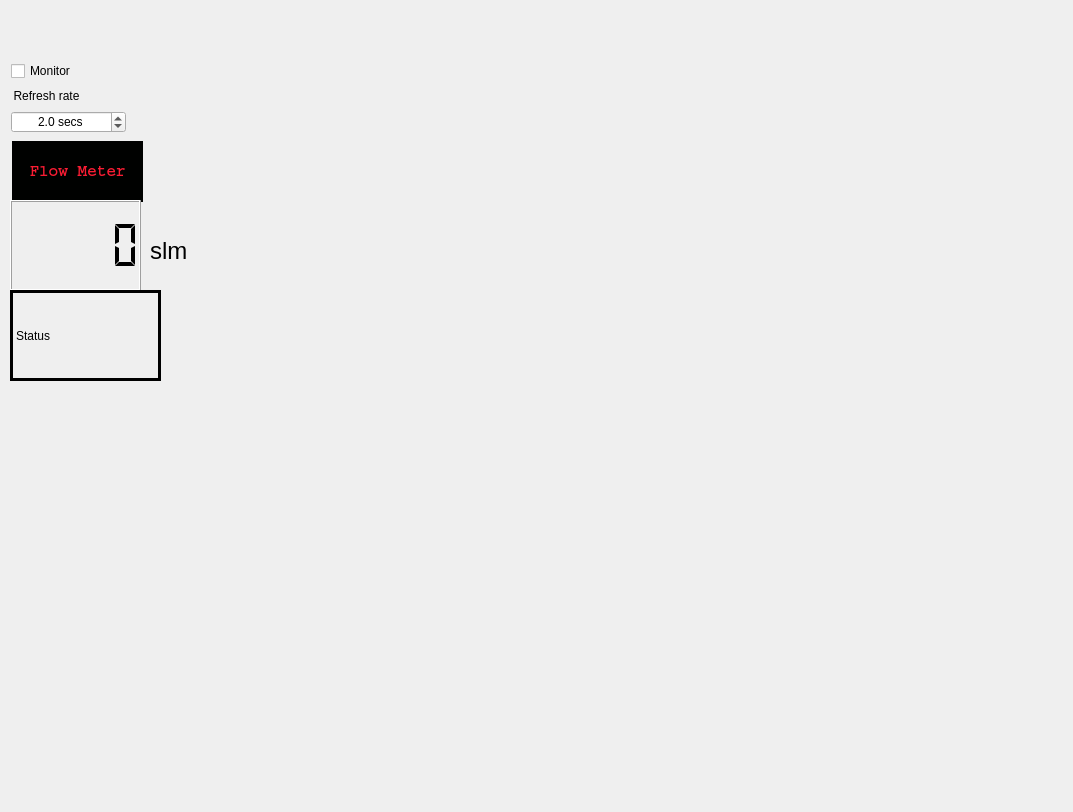
<?xml version="1.0" encoding="UTF-8"?>
<ui version="4.0">
 <class>Panel</class>
 <widget class="QWidget" name="Panel">
  <property name="geometry">
   <rect>
    <x>0</x>
    <y>0</y>
    <width>1073</width>
    <height>812</height>
   </rect>
  </property>
  <property name="windowTitle">
   <string>FlowMeter</string>
  </property>
  <widget class="QCheckBox" name="monitor">
   <property name="geometry">
    <rect>
     <x>11</x>
     <y>61</y>
     <width>70</width>
     <height>20</height>
    </rect>
   </property>
   <property name="text">
    <string>Monitor</string>
   </property>
   <property name="checked">
    <bool>false</bool>
   </property>
  </widget>
  <widget class="QLabel" name="label_47">
   <property name="geometry">
    <rect>
     <x>11</x>
     <y>88</y>
     <width>71</width>
     <height>16</height>
    </rect>
   </property>
   <property name="text">
    <string>Refresh rate</string>
   </property>
   <property name="alignment">
    <set>Qt::AlignCenter</set>
   </property>
  </widget>
  <widget class="QDoubleSpinBox" name="refresh_rate">
   <property name="geometry">
    <rect>
     <x>11</x>
     <y>111</y>
     <width>115</width>
     <height>22</height>
    </rect>
   </property>
   <property name="minimumSize">
    <size>
     <width>91</width>
     <height>0</height>
    </size>
   </property>
   <property name="alignment">
    <set>Qt::AlignCenter</set>
   </property>
   <property name="suffix">
    <string> secs</string>
   </property>
   <property name="decimals">
    <number>1</number>
   </property>
   <property name="maximum">
    <double>9999999.000000000000000</double>
   </property>
   <property name="singleStep">
    <double>0.500000000000000</double>
   </property>
   <property name="value">
    <double>2.000000000000000</double>
   </property>
  </widget>
  <widget class="QLabel" name="f_disp_6">
   <property name="geometry">
    <rect>
     <x>12</x>
     <y>141</y>
     <width>131</width>
     <height>61</height>
    </rect>
   </property>
   <property name="font">
    <font>
     <family>Courier</family>
     <pointsize>12</pointsize>
     <weight>75</weight>
     <bold>true</bold>
     <kerning>true</kerning>
    </font>
   </property>
   <property name="autoFillBackground">
    <bool>false</bool>
   </property>
   <property name="styleSheet">
    <string notr="true">background-color: rgb(0, 1, 0);
color: rgb(250, 28, 51);</string>
   </property>
   <property name="frameShape">
    <enum>QFrame::WinPanel</enum>
   </property>
   <property name="frameShadow">
    <enum>QFrame::Sunken</enum>
   </property>
   <property name="text">
    <string>Flow Meter</string>
   </property>
   <property name="scaledContents">
    <bool>false</bool>
   </property>
   <property name="alignment">
    <set>Qt::AlignCenter</set>
   </property>
   <property name="textInteractionFlags">
    <set>Qt::TextSelectableByMouse</set>
   </property>
  </widget>
  <widget class="QLCDNumber" name="lcdNumber_6">
   <property name="geometry">
    <rect>
     <x>10</x>
     <y>200</y>
     <width>131</width>
     <height>91</height>
    </rect>
   </property>
   <property name="segmentStyle">
    <enum>QLCDNumber::Flat</enum>
   </property>
  </widget>
  <widget class="QLabel" name="label">
   <property name="geometry">
    <rect>
     <x>150</x>
     <y>230</y>
     <width>71</width>
     <height>41</height>
    </rect>
   </property>
   <property name="font">
    <font>
     <pointsize>18</pointsize>
    </font>
   </property>
   <property name="text">
    <string>slm</string>
   </property>
  </widget>
  <widget class="QLabel" name="label_2">
   <property name="geometry">
    <rect>
     <x>10</x>
     <y>290</y>
     <width>151</width>
     <height>91</height>
    </rect>
   </property>
   <property name="frameShape">
    <enum>QFrame::Box</enum>
   </property>
   <property name="frameShadow">
    <enum>QFrame::Plain</enum>
   </property>
   <property name="lineWidth">
    <number>3</number>
   </property>
   <property name="text">
    <string>Status</string>
   </property>
  </widget>
 </widget>
 <resources/>
 <connections>
  <connection>
   <sender>refresh_rate</sender>
   <signal>valueChanged(QString)</signal>
   <receiver>Panel</receiver>
   <slot>update_timer_timeout()</slot>
   <hints>
    <hint type="sourcelabel">
     <x>83</x>
     <y>132</y>
    </hint>
    <hint type="destinationlabel">
     <x>334</x>
     <y>163</y>
    </hint>
   </hints>
  </connection>
  <connection>
   <sender>monitor</sender>
   <signal>stateChanged(int)</signal>
   <receiver>Panel</receiver>
   <slot>monitor()</slot>
   <hints>
    <hint type="sourcelabel">
     <x>28</x>
     <y>79</y>
    </hint>
    <hint type="destinationlabel">
     <x>334</x>
     <y>103</y>
    </hint>
   </hints>
  </connection>
  <connection>
   <sender>monitor</sender>
   <signal>stateChanged(int)</signal>
   <receiver>label_2</receiver>
   <slot>clear()</slot>
   <hints>
    <hint type="sourcelabel">
     <x>61</x>
     <y>70</y>
    </hint>
    <hint type="destinationlabel">
     <x>138</x>
     <y>358</y>
    </hint>
   </hints>
  </connection>
 </connections>
 <slots>
  <signal>display()</signal>
  <slot>monitor()</slot>
  <slot>update_timer_timeout()</slot>
  <slot>update_reading()</slot>
 </slots>
</ui>
